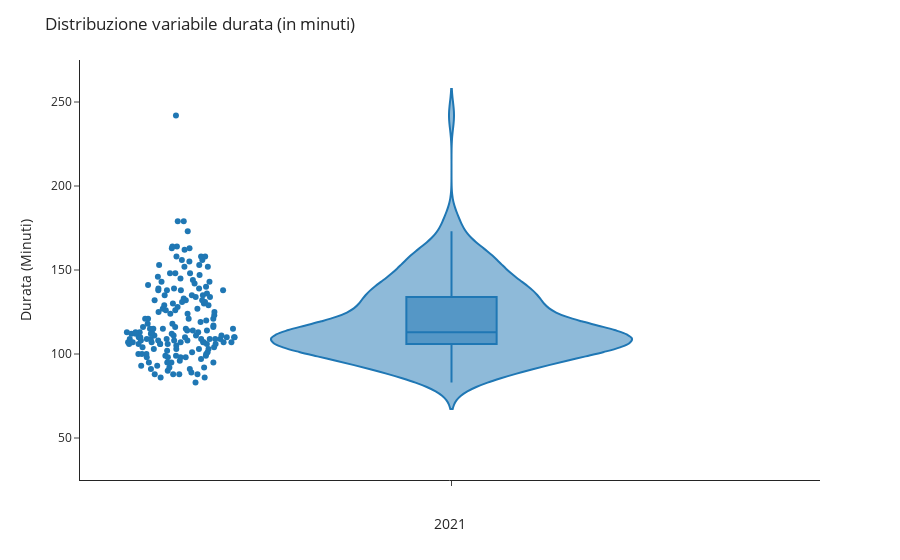

The notebook cell this image was saved under:
### Code cell
# violin
import plotly.io as pio
import plotly.express as px
fig = px.violin(film2021, y="runtimeMinutes", box=True, # draw box plot inside the violin
                points='all', # can be 'outliers', or False
                template='simple_white'
               )
fig.update_layout(
    title="Distribuzione variabile durata (in minuti)",
    xaxis_title="2021",
    yaxis_title="Durata (Minuti)")
fig.update_layout(yaxis_range=[25,275])
fig.show()
fig.write_html("./violin.html")

### Figure 1 — Plotly figure (JSON) as saved in the notebook; plotly's stock layout.template omitted (floating-point values rounded to 4 significant figures; data arrays with more than 128 entries replaced by an {"elided": "..."} marker saying what was removed)
{"data": [{"alignmentgroup": "True", "box": {"visible": true}, "hovertemplate": "runtimeMinutes=%{y}<extra></extra>", "legendgroup": "", "marker": {"color": "#1F77B4"}, "name": "", "offsetgroup": "", "orientation": "v", "points": "all", "scalegroup": "True", "showlegend": false, "type": "violin", "x0": " ", "xaxis": "x", "y": {"elided": "172 int values"}, "y0": " ", "yaxis": "y"}], "layout": {"legend": {"tracegroupgap": 0}, "margin": {"t": 60}, "title": {"text": "Distribuzione variabile durata (in minuti)"}, "violinmode": "group", "xaxis": {"anchor": "y", "domain": [0, 1], "title": {"text": "2021"}}, "yaxis": {"anchor": "x", "domain": [0, 1], "range": [25, 275], "title": {"text": "Durata (Minuti)"}}}}
